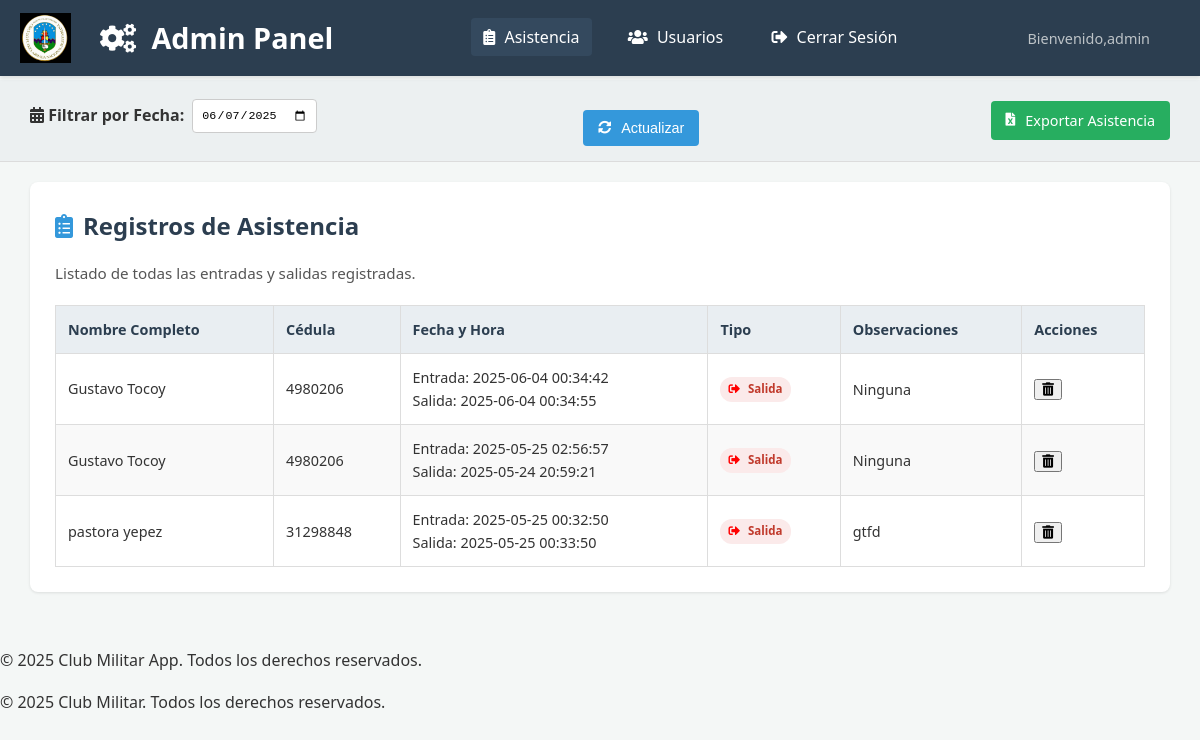
The app's page /admin/dashboard.php (signed in) with its own data.
### tables this page shows
CREATE TABLE `asistencia` (
  `id_asistencia` int(11) NOT NULL,
  `id_usuario` int(11) NOT NULL,
  `fecha_hora_entrada` datetime DEFAULT NULL,
  `fecha_hora_salida` datetime DEFAULT NULL,
  `tipo_registro` enum('entrada','salida') NOT NULL,
  `observaciones` text DEFAULT NULL
);

CREATE TABLE `usuarios` (
  `id_usuario` int(11) NOT NULL,
  `cedula` varchar(20) NOT NULL,
  `nombre` varchar(100) NOT NULL,
  `apellido` varchar(100) NOT NULL,
  `Profesion` varchar(255) DEFAULT NULL,
  `telefono` varchar(50) DEFAULT NULL,
  `sexo` varchar(10) DEFAULT NULL,
  `direccion` text DEFAULT NULL,
  `fecha_nacimiento` date DEFAULT NULL,
  `fecha_registro` timestamp NOT NULL DEFAULT current_timestamp()
);

### admin/dashboard.php (the view, shortened to what this page needs)
<?php
require_once '../includes/db_connect.php';
$view = isset($_GET['view']) ? $_GET['view'] : 'attendance';
$result_registros = null;
if ($view === 'attendance') {
    $whereClause = '';
    $query_registros = "SELECT a.id_asistencia, u.cedula, u.nombre, u.apellido,
        u.profesion, u.telefono, u.sexo, u.direccion, u.fecha_nacimiento,
        a.tipo_registro, a.fecha_hora_entrada, a.fecha_hora_salida, a.observaciones
        FROM asistencia a
        JOIN usuarios u ON a.id_usuario = u.id_usuario
        $whereClause
        ORDER BY a.fecha_hora_entrada DESC";
    $result_registros = $conn->query($query_registros);
}
?>
<!DOCTYPE html>
<html lang="es">
<head>
    <link rel="stylesheet" href="style1.css">
    <link rel="stylesheet" href="https://cdnjs.cloudflare.com/ajax/libs/font-awesome/5.15.4/css/all.min.css">
</head>
<body>
    <header class="main-header">
        <div class="logo">
            <i class="fas fa-cogs"></i> Admin Panel
        </div>
        <nav class="main-nav">
            <a href="dashboard.php?view=attendance" class="<?php echo ($view === 'attendance') ? 'active' : ''; ?>"><i class="fas fa-clipboard-list"></i> Asistencia</a>
            <a href="dashboard.php?view=users" class="<?php echo ($view === 'users') ? 'active' : ''; ?>"><i class="fas fa-users"></i> Usuarios</a>
            <a href="logout.php"><i class="fas fa-sign-out-alt"></i> Cerrar Sesión</a>
        </nav>
         <div class="user-area">
            <span class="welcome-message">Bienvenido,<?php echo htmlspecialchars($_SESSION['admin_usuario']); ?></span>
        </div>
    </header>
    <?php if ($view === 'attendance'): ?>
    <div class="toolbar">
        <div class="filter-group">
            <label for="filterDate"><i class="fas fa-calendar-alt"></i> Filtrar por Fecha:</label>
            <input type="date" id="filter-date"
                   value="<?= isset($_GET['filterDate']) ? htmlspecialchars($_GET['filterDate']) : date('Y-m-d') ?>"
                   class="...">
        </div>
        <button id="refresh-button" class="btn-refresh"><i class="fas fa-sync-alt"></i> Actualizar</button>
        <a href="export_attendance.php<?= isset($_GET['filterDate']) ? '?filterDate=' . htmlspecialchars($_GET['filterDate']) : '' ?>" class="btn-export"><i class="fas fa-file-excel"></i> Exportar Asistencia</a>
    </div>
    <div class="container">
            <section class="content-section">
                <h2><i class="fas fa-clipboard-list"></i> Registros de Asistencia</h2>
                <p class="section-description">Listado de todas las entradas y salidas registradas.</p>
                <?php if ($result_registros && $result_registros->num_rows > 0): ?>
                <table class="data-table">
                    <thead>
                        <tr>
                            <th>Nombre Completo</th>
                            <th>Cédula</th>
                            <th>Fecha y Hora</th>
                            <th>Tipo</th>
                            <th>Observaciones</th>
                            <th>Acciones</th>
                        </tr>
                    </thead>
                    <tbody>
                        <?php while ($row = $result_registros->fetch_assoc()): ?>
                                <tr>
                                    <td><?php echo htmlspecialchars($row['nombre'] . ' ' . $row['apellido']); ?></td>
                                    <td><?php echo htmlspecialchars($row['cedula']); ?></td>
                                    <td>
                                        <?php
                                        echo 'Entrada: ' . htmlspecialchars($row['fecha_hora_entrada']);
                                        if ($row['fecha_hora_salida']) {
                                            echo '<br>Salida: ' . htmlspecialchars($row['fecha_hora_salida']);
                                        }
                                        ?>
                                    </td>
                                    <td>
                                        <?php if ($row['tipo_registro'] === 'entrada'): ?>
                                            <span class="status-presente"><i class="fas fa-sign-in-alt entry-icon"></i> Entrada</span>
                                        <?php else: ?>
                                            <span class="status-afuera"><i class="fas fa-sign-out-alt exit-icon"></i> Salida</span>
                                        <?php endif; ?>
                                    </td>
                                    <td class="observations-cell">
                                        <span class="observations-text"><?php echo !empty($row['observaciones']) ? htmlspecialchars($row['observaciones']) : 'Ninguna'; ?></span>
                                    </td>
                                    <td>
                                        <button onclick="deleteAttendance(<?php echo $row['id_asistencia']; ?>)" class="delete-btn">
                                            <i class="fas fa-trash-alt"></i>
                                        </button>
                                    </td>
                                </tr>
                            <?php endwhile; ?>
                        </tbody>
                    </table>
                </section>
            <?php else: ?>
                <p>No hay registros de asistencia disponibles.</p>
            <?php endif; ?>
        <?php endif; ?>
    </div>
    <footer class="footer">
        <p>&copy; <?php echo date('Y'); ?> Club Militar App. Todos los derechos reservados.</p>
    </footer>
</body>
</html>
</body>
</html>
<footer>
        <p>&copy; 2025 Club Militar. Todos los derechos reservados.</p>
    </footer>
</body>
</html>

### admin/style1.css (style rules this page uses)
body { font-family: 'Segoe UI', Tahoma, Geneva, Verdana, sans-serif; margin: 0; background-color: #f4f7f6; color: #333; line-height: 1.6; padding-top: 80px; }
.main-header { background: #2c3e50 url('../logo.jpg') no-repeat 20px center / auto 50px; color: white; padding: 15px 30px 15px 100px; display: flex; justify-content: space-between; align-items: center; box-shadow: 0 2px 4px rgba(0,0,0,0.1); position: fixed; top: 0; left: 0; right: 0; z-index: 1000; }
.main-header .logo { font-size: 1.8em; font-weight: bold; }
.main-header .logo i { margin-right: 8px; }
.main-nav a { color: white; text-decoration: none; margin-left: 20px; font-size: 1em; padding: 8px 12px; border-radius: 4px; transition: background-color 0.3s ease; }
.main-nav a i { margin-right: 5px; }
.main-nav a:hover, .main-nav a.active { background-color: #34495e; }
.toolbar { background-color: #ecf0f1; padding: 15px 30px; display: flex; justify-content: space-between; align-items: center; border-bottom: 1px solid #dcdcdc; flex-wrap: wrap; }
.toolbar .filter-group { display: flex; align-items: center; margin-bottom: 10px; }
.toolbar .filter-group label { margin-right: 8px; font-weight: bold; }
.toolbar .filter-group input[type="date"] { padding: 8px; border: 1px solid #ccc; border-radius: 4px; font-size: 0.9em; }
.toolbar .btn-refresh { background-color: #3498db; color: white; padding: 10px 15px; border: none; border-radius: 4px; cursor: pointer; font-size: 0.9em; transition: background-color 0.3s ease; }
.toolbar .btn-refresh i { margin-right: 5px; }
.container { padding: 20px 30px; }
.content-section { background-color: white; padding: 25px; border-radius: 8px; box-shadow: 0 1px 3px rgba(0,0,0,0.1); margin-bottom: 20px; }
.content-section h2 { color: #2c3e50; margin-top: 0; margin-bottom: 10px; font-size: 1.5em; display: flex; align-items: center; }
.content-section h2 i { margin-right: 10px; color: #3498db; }
.content-section .section-description { color: #555; margin-bottom: 20px; font-size: 0.95em; }
.data-table { width: 100%; border-collapse: collapse; margin-top: 15px; }
.data-table th, .data-table td { border: 1px solid #ddd; padding: 12px; text-align: left; font-size: 0.9em; }
.data-table th { background-color: #e9eef2; color: #2c3e50; font-weight: bold; }
.data-table tr:nth-child(even) { background-color: #f9f9f9; }
.status-afuera { background-color: #fbeaea; color: #c0392b; padding: 3px 8px; border-radius: 12px; font-size: 0.8em; font-weight: bold; display: inline-block; }
.observations-cell { position: relative; padding-right: 35px !important; }
.observations-text { display: inline-block; max-width: calc(100% - 25px); vertical-align: middle; word-break: break-word; }
.welcome-message { text-align: right; font-size: 0.9em; color: #bdc3c7; }
.main-header .user-area { display: flex; align-items: center; }
.main-header .user-area .welcome-message { margin-right: 20px; }
.exit-icon { color: red; margin-right: 5px; }

### admin/dashboard.php (style rules this page uses)
.observations-cell { max-width: 300px; word-wrap: break-word; position: relative; padding-right: 40px !important; }
.observations-text { display: inline-block; max-width: calc(100% - 30px); vertical-align: middle; }
.btn-export { background-color: #2ecc71; color: white; padding: 10px 15px; border: none; border-radius: 4px; cursor: pointer; font-size: 0.9em; transition: background-color 0.3s ease; text-decoration: none; display: inline-block; margin-left: 10px; }
.btn-export i { margin-right: 5px; }
.btn-refresh { background: none; border: none; color: #17a2b8; cursor: pointer; font-size: 1.2em; margin-right: 15px; }
.btn-refresh { background-color: #3498db; color: white; border: none; padding: 8px 15px; border-radius: 4px; cursor: pointer; font-size: 0.9em; margin-top: 15px; transition: background-color 0.3s; display: inline-flex; align-items: center; gap: 5px; }
.btn-refresh i { font-size: 0.9em; }
.btn-export { background-color: #27ae60; color: white; border: none; padding: 8px 15px; border-radius: 4px; cursor: pointer; font-size: 0.9em; transition: background-color 0.3s; display: inline-flex; align-items: center; gap: 5px; }
.btn-export i { font-size: 0.9em; }
.observations-cell { position: relative; padding-right: 35px !important; }
.observations-text { display: inline-block; max-width: calc(100% - 25px); vertical-align: middle; }

### records on screen
asistencia: id_usuario.apellido "Gustavo Tocoy", id_usuario.cedula "4980206", fecha_hora_entrada "2025-06-04 00:34:42", fecha_hora_salida "2025-06-04 00:34:55", tipo_registro "salida" (drawn), shows "Ninguna"
asistencia: id_usuario.apellido "Gustavo Tocoy", id_usuario.cedula "4980206", fecha_hora_entrada "2025-05-25 02:56:57", fecha_hora_salida "2025-05-24 20:59:21", tipo_registro "salida" (drawn), shows "Ninguna"
asistencia: id_usuario.apellido "pastora yepez", id_usuario.cedula "31298848", fecha_hora_entrada "2025-05-25 00:32:50", fecha_hora_salida "2025-05-25 00:33:50", tipo_registro "salida" (drawn), observaciones "gtfd"

### other values on screen
$_SESSION['admin_usuario'] "admin"
